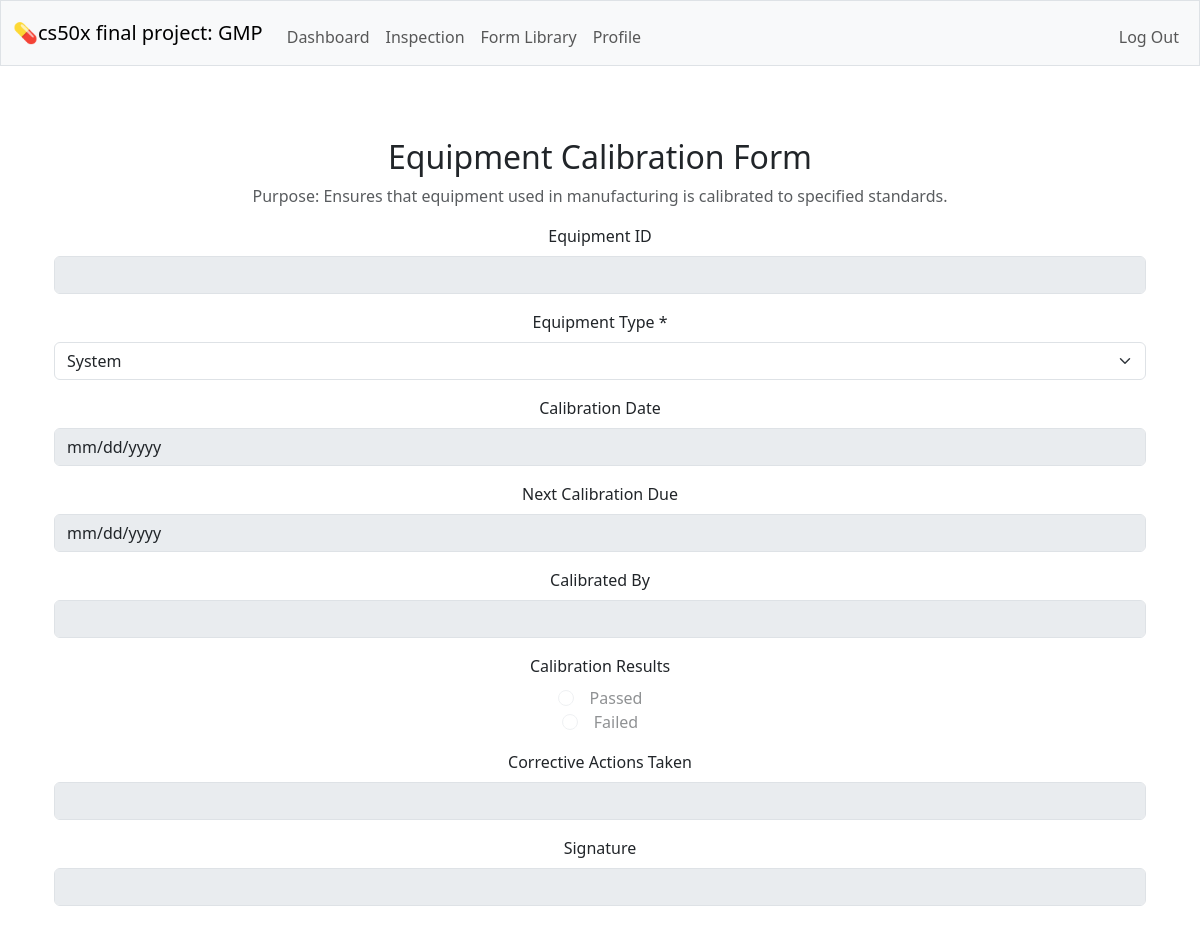
Screenshot of /forms_show/17/preview (signed in) with the database file from the repository.
### tables this page shows
CREATE TABLE forms (id INTEGER PRIMARY KEY AUTOINCREMENT NOT NULL, name TEXT NOT NULL UNIQUE, description TEXT NOT NULL, created_by INTEGER NOT NULL, FOREIGN KEY (created_by) REFERENCES users(id) );

CREATE TABLE form_fields (id INTEGER PRIMARY KEY AUTOINCREMENT NOT NULL, form_id INTEGER NOT NULL, label TEXT NOT NULL, field_type TEXT NOT NULL,  options TEXT, required BOOLEAN NOT NULL DEFAULT 1, display_order INTEGER DEFAULT 0,  FOREIGN KEY (form_id) REFERENCES forms(id) );

### app.py (the view)
@app.route("/forms_show/<int:form_id>/preview")
@login_required
def preview_form(form_id):
    form = db.execute("SELECT * FROM forms WHERE id = ?", form_id)
    fields = db.execute("SELECT * FROM form_fields WHERE form_id = ? ORDER BY display_order", form_id)
    if not form:
        return apology("Form not found", 404)
    return render_template("form_preview.html", form=form[0], fields=fields)

### helpers.py (called while the page is built)
def login_required(f):
    @wraps(f)
    def decorated_function(*args, **kwargs):
        if session.get("user_id") is None:
            return redirect("/login")
        return f(*args, **kwargs)
    return decorated_function

### templates/form_preview.html (shortened to what this page needs)
{% extends "layout.html" %}
{% block main %}
<div class="container mt-4">
    <h2>{{ form.name }}</h2>
    <p class="text-muted">{{ form.description }}</p>
    <form>
        {% for field in fields %}
            <div class="mb-3">
                <label class="form-label">{{ field.label }}{% if field.required == 1 %} *{% endif %}</label>
                {% if field.field_type == 'text' %}
                    <input type="text" class="form-control" disabled>
                {% elif field.field_type == 'textarea' %}
                    <textarea class="form-control" rows="3" disabled></textarea>
                {% elif field.field_type == 'number' %}
                    <input type="number" class="form-control" disabled>
                {% elif field.field_type == 'date' %}
                    <input type="date" class="form-control" disabled>
                {% elif field.field_type == 'datetime' %}
                    <input type="datetime-local" class="form-control" disabled>
                {% elif field.field_type == 'radio' %}
                    {% for option in field.options.split(',') %}
                        <div class="form-check">
                            <input class="form-check-input" type="radio" name="{{ field.label }}" disabled>
                            <label class="form-check-label">{{ option.strip() }}</label>
                        </div>
                    {% endfor %}
                {% elif field.field_type == 'select' %}
                    <select class="form-select" name="{{ field.label }}" >
                        {% for option in field.options.split(',') %}
                            {% set opt = option.strip() %}
                            <option value="{{ opt }}">{{ opt }}</option>
                        {% endfor %}
                    </select>
                {% endif %}
            </div>
        {% endfor %}
    </form>
</div>
{% endblock %}

### static/styles.css (style rules this page uses)
.form-check { width: 100%; margin: 0 auto; display: flex; align-items: center; justify-content: center; gap: 1rem; }
.form-check-label { margin: 0; text-align: center; }
.form-check-input { margin: 0; }

### rows the page displays
forms: name "Equipment Calibration Form", description "Purpose: Ensures that equipment used in manufacturing is calibrated to specified standards."
form_fields: label "Equipment ID"
form_fields: label "Equipment Type", options+label "System"
form_fields: label "Calibration Date"
form_fields: label "Next Calibration Due"
form_fields: label "Calibrated By"
form_fields: label "Calibration Results", strip "Passed" "Failed"
form_fields: label "Corrective Actions Taken"
form_fields: label "Signature"
